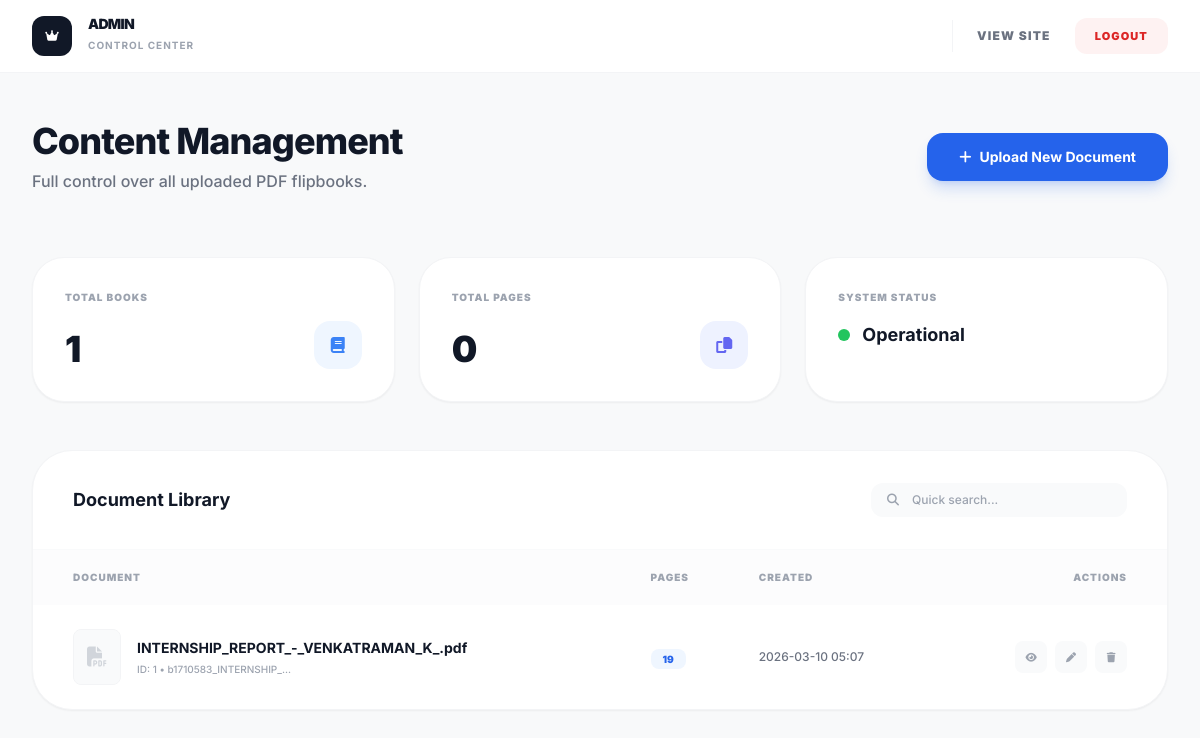
Before: /admin (signed in) with the older database file.
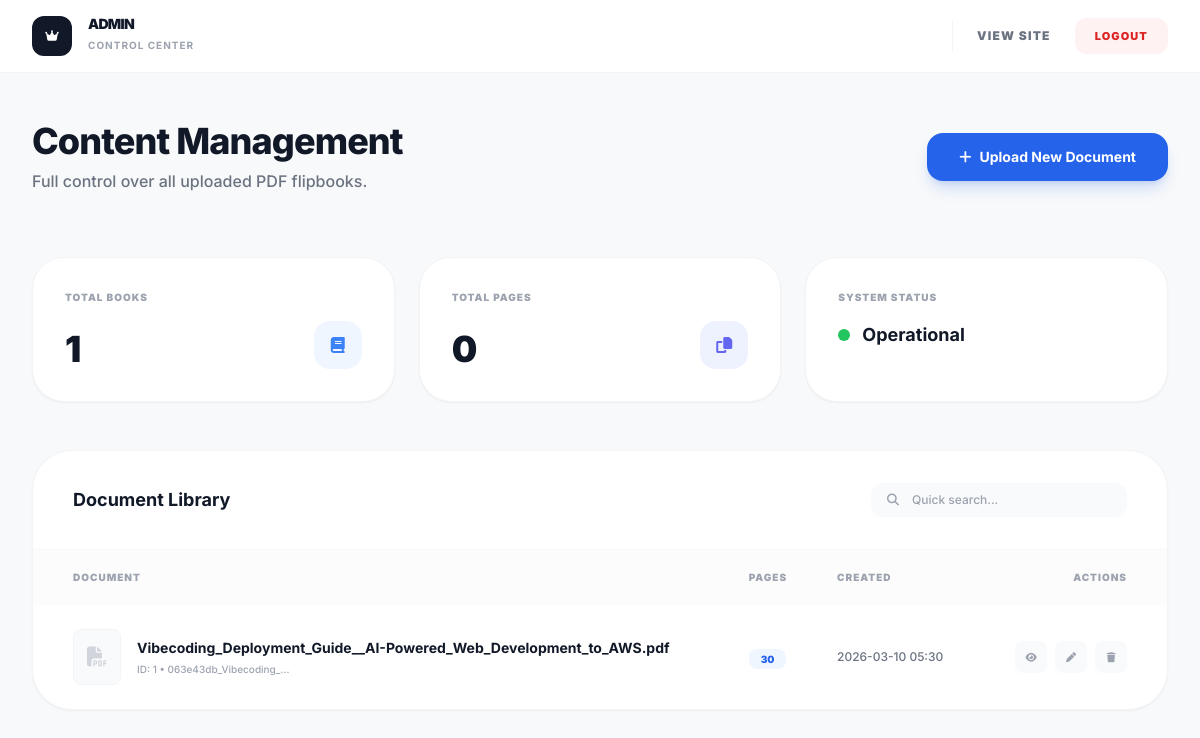
After: the same page with the newer database file.
### app.py (models this page shows)
class Book(db.Model):
    id = db.Column(db.Integer, primary_key=True)
    title = db.Column(db.String(255), nullable=False)
    filename = db.Column(db.String(255), nullable=False)
    page_count = db.Column(db.Integer)
    created_at = db.Column(db.DateTime, default=datetime.utcnow)
    notes = db.relationship('Note', backref='book', lazy=True, cascade="all, delete-orphan")
    highlights = db.relationship('Highlight', backref='book', lazy=True, cascade="all, delete-orphan")

### app.py (the view)
@app.route('/admin')
@admin_required
def admin_dashboard():
    books = Book.query.order_by(Book.created_at.desc()).all()
    return render_template('admin_dashboard.html', books=books)

### app.py (called while the page is built, shortened)
@app.before_request
def before_request():
    global _db_initialized, _db_error

def admin_required(f):
    @wraps(f)
    def decorated_function(*args, **kwargs):
        if not session.get('is_admin'):
            if request.is_json:
                return jsonify({'error': 'Admin access required'}), 403
            return redirect(url_for('admin_login'))
        return f(*args, **kwargs)
    return decorated_function

### templates/admin_dashboard.html (shortened to what the changed rows need)
{% extends "base.html" %}
{% block content %}
<div class="min-h-screen bg-[#f8f9fa]">
    <nav class="bg-white border-b border-gray-100 sticky top-0 z-50 px-8 py-4">
        <div class="max-w-7xl mx-auto flex items-center justify-between">
            <div class="flex items-center gap-4">
                <div>
                    <h2 class="text-sm font-black uppercase tracking-tighter text-gray-900 leading-none">Admin</h2>
                </div>
            </div>
        </div>
    </nav>
    <div class="max-w-7xl mx-auto py-12 px-8">
        <header class="flex flex-col md:flex-row md:items-center justify-between gap-8 mb-16">
            <div>
                <h1 class="text-4xl font-extrabold tracking-tight text-gray-900 mb-2">Content Management</h1>
            </div>
        </header>
                        {% set total_pages = 0 %}
                        {% for book in books %}{% set total_pages = total_pages + book.page_count %}{% endfor %}
        <div class="bg-white rounded-[2.5rem] border border-gray-100 shadow-sm overflow-hidden">
            <div class="overflow-x-auto">
                <table class="w-full text-left">
                    <thead>
                        <tr class="bg-gray-50/50">
                            <th class="px-10 py-5 text-[10px] font-black uppercase tracking-widest text-gray-400">Document</th>
                            <th class="px-6 py-5 text-[10px] font-black uppercase tracking-widest text-gray-400">Pages</th>
                            <th class="px-6 py-5 text-[10px] font-black uppercase tracking-widest text-gray-400">Created</th>
                            <th class="px-10 py-5 text-[10px] font-black uppercase tracking-widest text-gray-400 text-right">Actions</th>
                        </tr>
                    </thead>
                    <tbody class="divide-y divide-gray-50">
                        {% for book in books %}
                        <tr class="hover:bg-gray-50/50 transition-colors group">
                            <td class="px-10 py-6">
                                <div class="flex items-center gap-4">
                                    <div class="w-12 h-14 bg-gray-50 rounded-lg flex items-center justify-center border border-gray-100 group-hover:bg-white transition-colors">
                                        <i class="fas fa-file-pdf text-gray-300 text-xl"></i>
                                    </div>
                                    <div>
                                        <div class="text-sm font-bold text-gray-900 mb-1 book-title">{{ book.title }}</div>
                                        <div class="text-[10px] font-medium text-gray-400">ID: {{ book.id }} • {{ book.filename[:20] }}...</div>
                                    </div>
                                </div>
                            </td>
                            <td class="px-6 py-6">
                                <span class="px-3 py-1 bg-blue-50 text-blue-600 rounded-lg text-[10px] font-black">{{ book.page_count }}</span>
                            </td>
                            <td class="px-6 py-6 text-xs text-gray-500 font-medium">
                                {{ book.created_at.strftime('%Y-%m-%d %H:%M') }}
                            </td>
                            <td class="px-10 py-6">
                                <div class="flex items-center justify-end gap-2">
                                    <a href="{{ url_for('view_book', book_id=book.id) }}"
                                        class="w-8 h-8 flex items-center justify-center rounded-lg bg-gray-50 text-gray-400 hover:bg-blue-50 hover:text-blue-600 transition-all" title="View">
                                        <i class="fas fa-eye text-[10px]"></i>
                                    </a>
                                    <button onclick="editBook('{{ book.id }}', '{{ book.title }}')"
                                        class="w-8 h-8 flex items-center justify-center rounded-lg bg-gray-50 text-gray-400 hover:bg-yellow-50 hover:text-yellow-600 transition-all" title="Rename">
                                        <i class="fas fa-pen text-[10px]"></i>
                                    </button>
                                    <button onclick="deleteBook('{{ book.id }}', this)"
                                        class="w-8 h-8 flex items-center justify-center rounded-lg bg-gray-50 text-gray-400 hover:bg-red-50 hover:text-red-600 transition-all" title="Delete">
                                        <i class="fas fa-trash text-[10px]"></i>
                                    </button>
                                </div>
                            </td>
                        </tr>
                        {% endfor %}
                    </tbody>
                </table>
            </div>
        </div>
    </div>
</div>
{% endblock %}

Changed rows visible on the page:
changed Book id 1: title "INTERNSHIP_REPORT_-_VENKATRAMAN_K_.pdf" → "Vibecoding_Deployment_Guide__AI-Powered_Web_Development_to_AWS.pdf"; filename "b1710583_INTERNSHIP_" → "063e43db_Vibecoding_"; page_count "19" → "30"; created_at "2026-03-10 05:07" → "2026-03-10 05:30"
